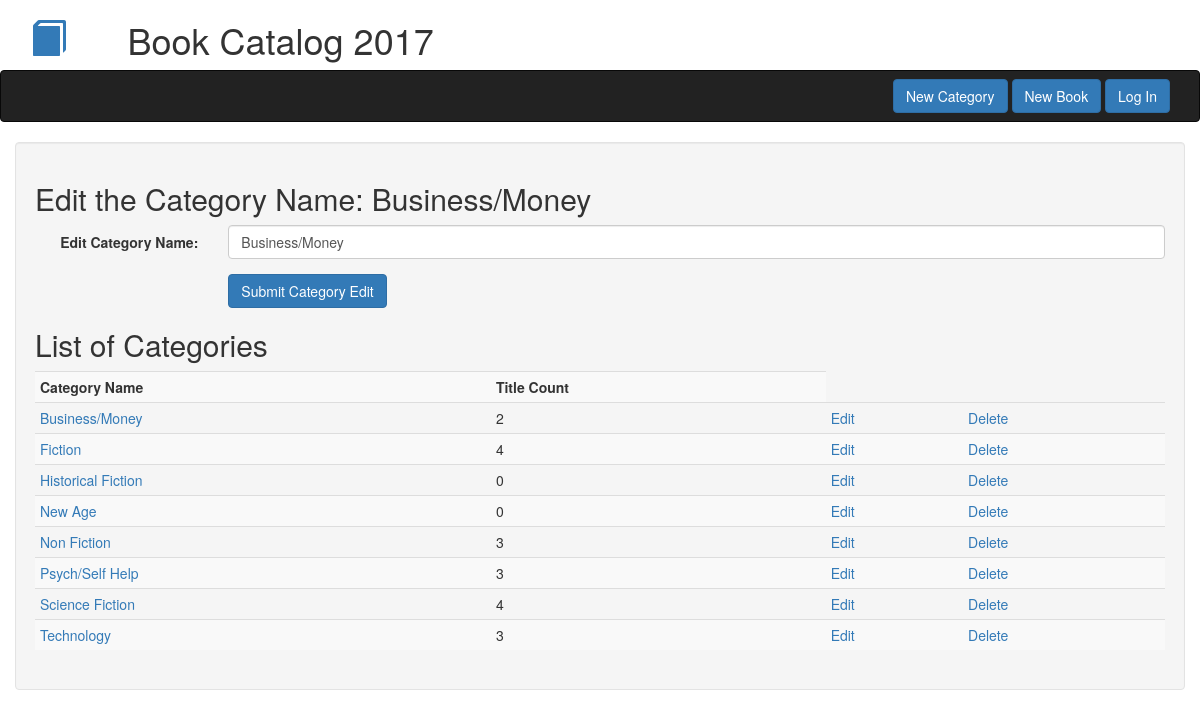
Screenshot of /categories/6/edit with the database file from the repository.
### db_setup.py (models this page shows)
class Category(Base):
    __tablename__ = 'category'
    name = Column(String(80), nullable = False)
    id = Column(Integer, primary_key = True)

### catalog.py (the view)
@app.route('/categories/<int:category_id>/edit', methods=['GET', 'POST'])
def editCategory(category_id):
    category = session.query(Category).filter_by(id = category_id).one()
    category_counts = (
        session.query(Category.name, Category.id, func.count(Book.title).label("count"))
        .outerjoin(Book, Category.id == Book.category_id)
        .group_by(Category.id)
        .order_by(Category.name)
        )
    if request.method == "POST":
        data = ({"name": request.form["category_name"]})
        if not request.form["category_name"]:
            flash('Form field cannot be blank!')
            return redirect(url_for('editCategory', category_id = category_id))
        session.query(Category).filter_by(id = category_id).update(data)
        session.commit()
        flash("Category: {} edited successfully!".format(category.name))
        return redirect(url_for('indexPage'))
    else:
        return render_template('edit_category.html',
            category = category, category_counts = category_counts)

### templates/edit_category.html (shortened to what this page needs)
{% extends "bootstrap/base.html" %}
{% block navbar %}{% include "header_nav.html" %}{% endblock %}
{% block content %}
<div class="container well">
    <h2>Edit the Category Name: {{ category.name }}</h2>
    <form class="form-horizontal" method ="POST" action = "{{ url_for('editCategory', category_id = category.id )}}" >
    <div class="form-group">
        <label for="inputCategory" class="col-sm-2 control-label">Edit Category Name:</label>
        <div class="col-sm-10">
            <input type="text" name="category_name" class="form-control" id="inputCategory" value="{{ category.name }}">
        </div>
    </div>
    <div class="form-group">
        <div class="col-sm-offset-2 col-sm-10">
            <button type="submit" class="btn btn-primary">Submit Category Edit</button>
        </div>
    </div>
    </form>
    <h2>List of Categories</h2>
    <table class='table table-striped table-condensed'>
        <th>Category Name</th><th>Title Count</th>
        {% for category in category_counts %}
            <tr><td><a href="{{ url_for('listBooksByCategory', category_id = category.id) }}">{{ category.name }}</a></td><td>{{ category.count }}<td><a href="{{ url_for('editCategory', category_id = category.id) }}"> Edit</a></td><td><a href="{{ url_for('deleteCategory', category_id = category.id) }}"> Delete</a></td></tr>
        {% endfor %}
    </table>
</div>
{%- endblock -%}

### rows the page displays
Category: name "Business/Money", category_name "Business/Money", count "2"
Category: name "Fiction", count "4"
Category: name "Historical Fiction", count "0"
Category: name "New Age", count "0"
Category: name "Non Fiction", count "3"
Category: name "Psych/Self Help", count "3"
Category: name "Science Fiction", count "4"
Category: name "Technology", count "3"
